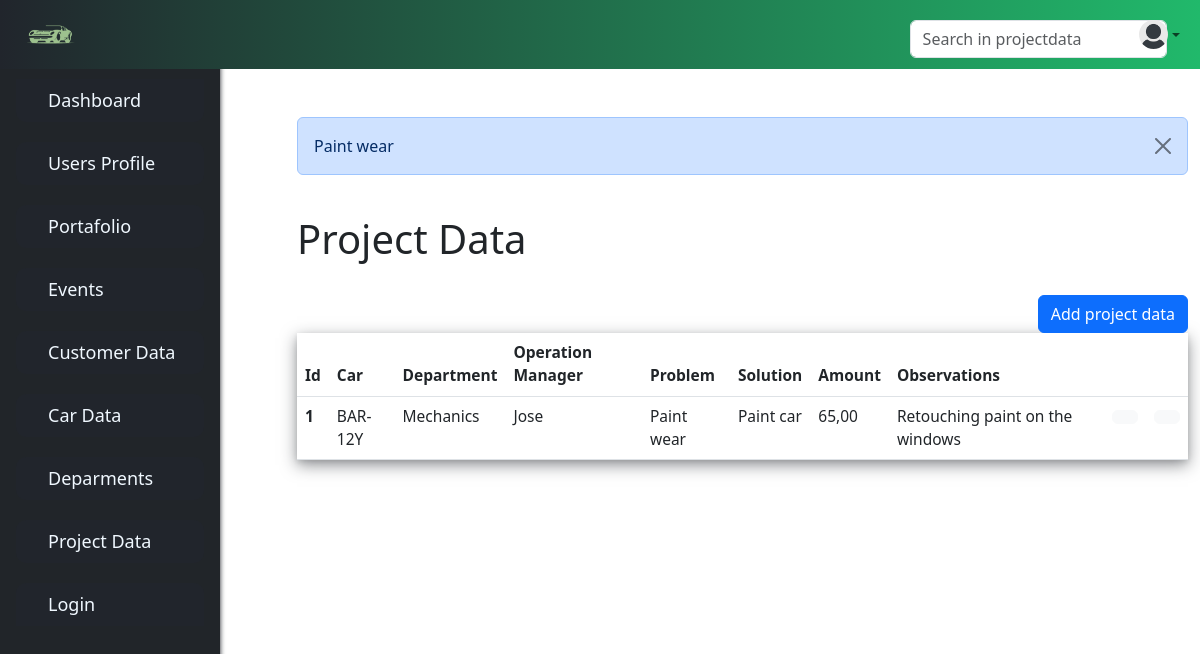
The page /projectdata/ on the database its author committed.
### webapp/system/models.py (models this page shows, shortened)
class Cars(db.Model):
    id = db.Column(db.Integer(), primary_key=True)
    carID = db.Column(db.String(255))
    plate = db.Column(db.String(255))
    brand= db.Column(db.String(255))
    model = db.Column(db.String(255))
    year = db.Column(db.DateTime)
    serialBodywork = db.Column(db.String(255))
    serialMotor = db.Column(db.String(255))
    color = db.Column(db.String(255))
    problem = db.Column(db.String(255))
    projectdata= db.relationship('ProjectData', backref='cars')
    def __repr__(self):
        return self.plate

class ProjectData(db.Model):
    id = db.Column(db.Integer(), primary_key=True)
    departments_id= db.Column(db.Integer(), db.ForeignKey('departments.id'))
    users_id= db.Column(db.Integer(), db.ForeignKey('users.id'))
    cars_id= db.Column(db.Integer(), db.ForeignKey('cars.id'))
    amount = db.Column(db.String(255))
    observations = db.Column(db.String(255))
    solution = db.Column(db.String(255))

class Departments(db.Model):
    id = db.Column(db.Integer(), primary_key=True)
    description = db.Column(db.String(), nullable=False)
    projectdata = db.relationship('ProjectData', backref='departments')
    def __repr__(self):
        return self.description

### webapp/auth/models.py (models this page shows, shortened)
class Users(db.Model):
    id = db.Column(db.Integer(), primary_key=True)
    username = db.Column(db.String(255))
    name = db.Column(db.String(255))
    lastName = db.Column(db.String(255))
    date_added = db.Column(db.DateTime, default=datetime.utcnow)
    password_hash = db.Column(db.String(128))
    projectdata= db.relationship('ProjectData', backref='users')
    portfs = db.relationship('Portfs',
                                secondary=portfs_users,
                                backref='portfs')
    roles = db.relationship(
        'Role',
        secondary=roles_users,
        backref='roles')
    def __repr__(self):
        return self.name

### webapp/system/controllers.py (the view)
@system_blueprint.route('/projectdata/',methods=['GET', 'POST'])
def projectdata():
    form= ProjectDataForm()
    searchForm = SearchForm()
    our_projectdata= ProjectData.query.order_by(ProjectData.id)
    our_cars= Cars.query.order_by(Cars.id)
    our_users= [i for i in Users.query.order_by(Users.id) if str(i.roles)== '[Operations Manager]']
    flash(str(our_projectdata[0].cars.problem))
    our_departments= Departments.query.order_by(Departments.id)
    return render_template('system/projectdata.html',our_departments=our_departments,our_users=our_users, our_models=our_projectdata,our_cars=our_cars, form=form, SearchForm=searchForm)

### webapp/system/forms.py
class ProjectDataForm(FlaskForm):
    car = StringField(label= 'Amount:', validators=[DataRequired()])
    amount = StringField(label= 'Amount:', validators=[DataRequired()])
    observations = StringField(label= 'Observations:', validators=[DataRequired()])
    solution = StringField(label= 'Solution:', validators=[DataRequired()])
    submit = SubmitField('Submit')

### webapp/searched/forms.py
class SearchForm(Form):
    bar_search = StringField('Searched:', validators=[DataRequired()])
    submit = SubmitField('Submit')

### webapp/auth/models.py (called while the page is built)
    def __repr__(self):
        return self.name

### webapp/templates/system/projectdata.html (shortened to what this page needs)
{% extends 'base.html' %}
{% block content %}
{% for message in get_flashed_messages() %}
	<div class="alert alert-primary alert-dismissible show" role="alert">
		{{message}}
		<button type="button" class="btn-close" data-bs-dismiss="alert" aria-label="Close"></button>
	</div>
{% endfor %}
<br/>
		<h1>Project Data </h1>
		<br/>
		<div class="izq">
			<button type="button" class="btn btn-primary" data-bs-toggle="modal" data-bs-target='#document-textModal' >
				Add project data
			</button>
		</div>
						{% set models =
							{'Cars':[our_cars,'system/tables-header/cars-tables-header.html','system/tables/cars-table.html'],
							 'Operations Manager':[our_users,'auth/users-tables-header.html','auth/users-table.html'],
							 'Departments':[our_departments,'system/tables-header/departments-tables-header.html','system/tables/departments-table.html']
							}
						%}
		<table class="table table-hover table" >
			<thead class="thead">
				<tr>
					<th scope="col">Id</th>
					<th scope="col">Car</th>
					<th scope="col">Department</th>
					<th scope="col">Operation Manager</th>
					<th scope="col">Problem</th>
					<th scope="col">Solution</th>
					<th scope="col">Amount</th>
					<th scope="col">Observations</th>
					<th scope="col"></th>
					<th scope="col"></th>
					<th scope="col"></th>
				</tr>
			</thead>
			{% for our_model in our_models %}
				<tbody>
					<tr>
						{% include 'system/tables/projectdata-table.html' %}
						<td>{% include 'system/modals/projectdata-modal-btns.html' %}</td>
						</tr>
				</tbody>
			{%endfor%}
</table>
{% endblock %}

### webapp/templates/system/tables/projectdata-table.html
<th scope="row">{{our_model.id}}</th>
<td>{{our_model.cars}}</td>
<td>{{our_model.departments}}</td>
<td>{{our_model.users}}</td>
<td>{{our_model.cars.problem}}</td>
<td>{{our_model.solution}}</td>
<td>{{our_model.amount}}</td>
<td>{{our_model.observations}}</td>

### webapp/templates/system/modals/projectdata-modal-btns.html (shortened to what this page needs)
<td>
<button type="button" class="btn btn-light" data-bs-toggle="modal" data-bs-target="#editModal{{our_model.id}}">
</button>
</td>
<td>
    <button type="submit" class="btn btn-light" >
  </button>
</td>

### webapp/static/css/style.css (style rules this page uses)
body { background-color: white; }
.table { background-color: rgba(190, 226, 245, 0.1); box-shadow: 0 2px 5px 0 rgba(33,37,44, 0.1), 0 5px 15px 0 rgba(33,37,44, 0.5); font-size: 15.5px; }
.thead { background-color: #21b96b; color: rgb(255, 255, 255); }
.izq { text-align:right; }

### rows shown on the page
Cars: problem "Paint wear"
ProjectData: id "1", cars "BAR-12Y", departments "Mechanics", users "Jose", cars.problem "Paint wear", solution "Paint car", amount "65,00", observations "Retouching paint on the windows"
